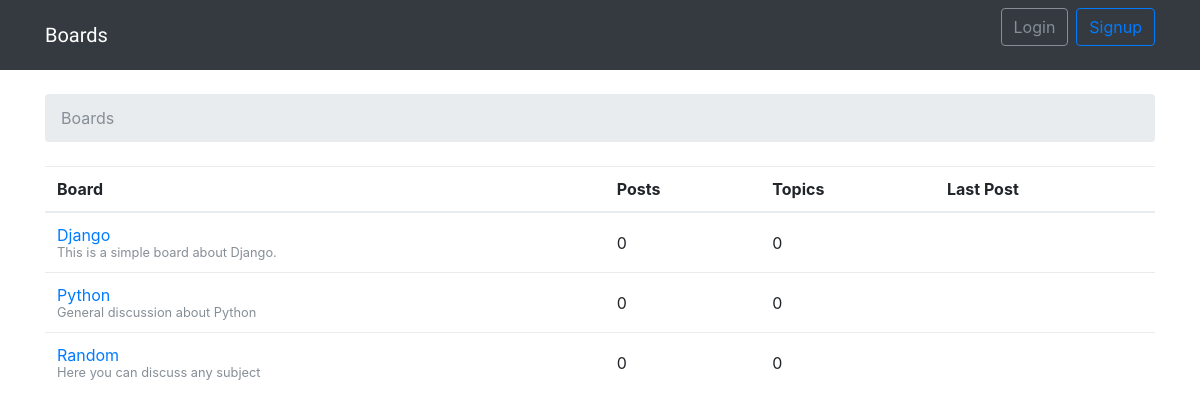
The page / on the database its author committed.
### boards/models.py (models this page shows, shortened)
class Board(models.Model):
    name = models.CharField(max_length=30, unique=True)
    description = models.CharField(max_length=100)

### boards/views.py (the view)
# urls.py: url(r'^$', boards_views.home, name='home'),
def home(request):
    boards = Board.objects.all()
    return render(request, 'home.html', {'boards': boards})

### templates/home.html
{% extends 'base.html' %}
{% block breadcrumb %}
  <li class="breadcrumb-item active">Boards</li>
{% endblock %}
{% block content %}
<table class="table">
  <thead class="thead">
    <tr>
      <th>Board</th>
      <th>Posts</th>
      <th>Topics</th>
      <th>Last Post</th>
    </tr>
  </thead>
  <tbody>
    {% for board in boards %}
      <tr>
        <td>
          <a href="{% url 'board_topics' board.pk %}">{{board.name}}</a>
          <small class="text-muted d-block">{{ board.description }}</small>
        </td>
        <td class="align-middle">0</td>
        <td class="align-middle">0</td>
        <td></td>
      </tr>
    {% endfor %}
  </tbody>
</table>
{% endblock %}

### rows shown on the page
Board: name "Django", description "This is a simple board about Django."
Board: name "Python", description "General discussion about Python"
Board: name "Random", description "Here you can discuss any subject"
